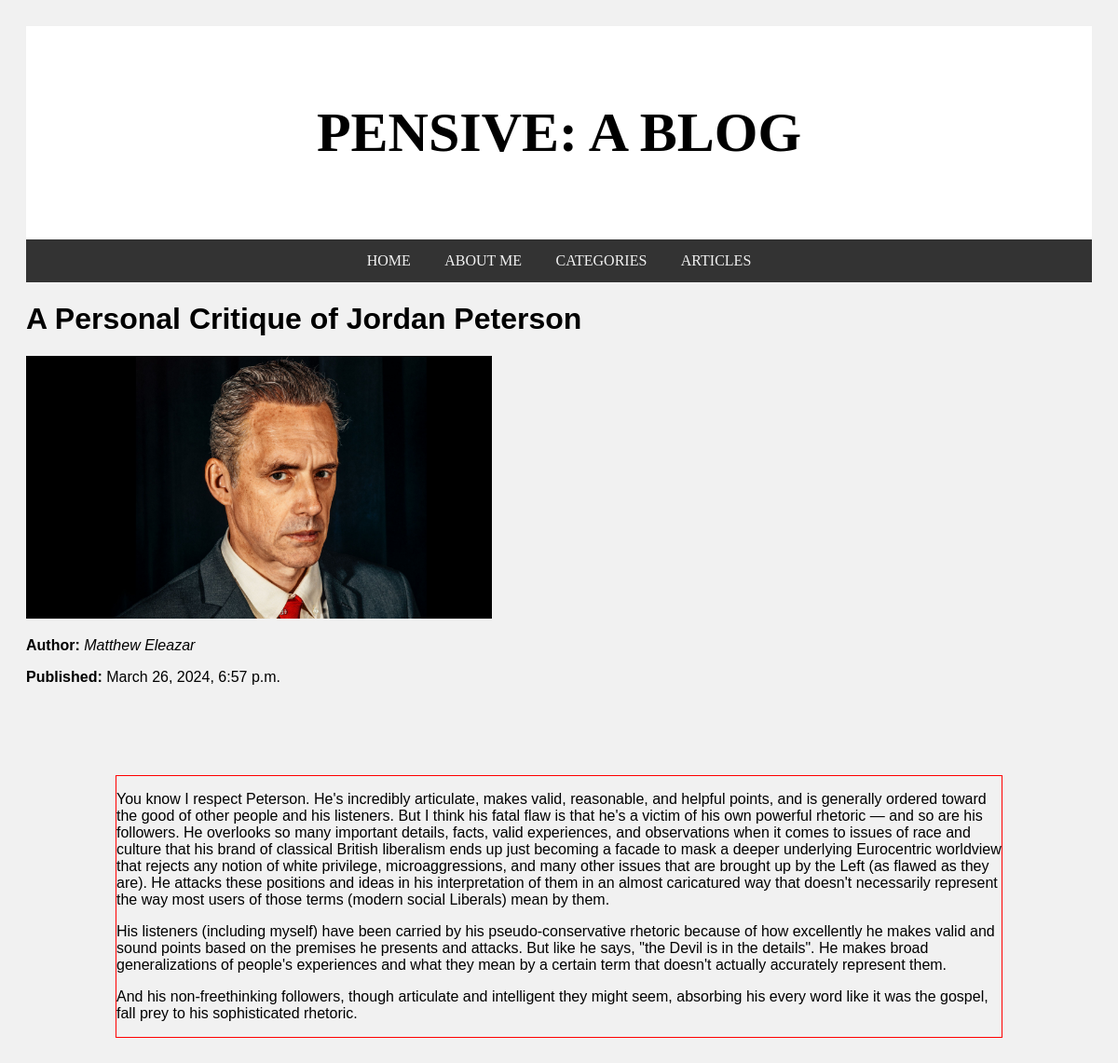
Page /blog/3 on the committed database.
### blog/models.py (models this page shows, shortened)
class Post(models.Model):
    title = models.CharField(max_length=200)
    content = models.TextField(max_length=10000)
    author_name = models.CharField(max_length=200)
    pub_date = models.DateTimeField('date published')
    image = models.ImageField(upload_to='posts_images/', null=True, blank=True)

### blog/views.py (the view)
# urls.py: path('blog/<int:pk>', views.PostDetailView.as_view(), name='detail'),  # display the detail of a blog post at the /blog/<id>/ URL
class PostDetailView(DetailView):
    model = Post
    template_name = 'blog/post_detail.html'

### blog/templates/blog/post_detail.html (shortened to what this page needs)
{% extends 'base.html' %}
{% block content %}
    <h1>{{ post.title }}</h1>
    <img src="{{ post.image.url }}" alt="{{ post.title }}" width="500">
    <p><strong>Author:</strong> <em>{{ post.author_name }}</em></p>
    <p><strong>Published:</strong> {{ post.pub_date }}</p>
    <div class="content-margin">
        {{ post.content|linebreaks }}
    </div>
{% endblock %}

### blog/static/blog/styles.css (style rules this page uses)
* { box-sizing: border-box; }
body { font-family: "Source Sans Pro", Helvetica, sans-serif; padding: 20px; background: #f1f1f1; }
.content-margin { margin: 1in; border: 1px solid red; }

### rows in the picture
Post: title "A Personal Critique of Jordan Peterson", image (picture), author_name "Matthew Eleazar", pub_date "March 26, 2024, 6:57 p.m.", content "You know I respect Peterson. He's incredibly articulate, makes valid, reasonable, and helpful points, and is generally ordered toward the good of other people and his listeners. But I think his fatal flaw is that he's a victim of his own powerful rhetoric — and so are his followers. He overlooks so many important details, facts, valid experiences, and observations when it comes to issues of race and culture that his brand of classical British liberalism ends up just becoming a facade to mask a deeper underlying Eurocentric worldview that rejects any notion of white privilege, microaggressions, and many other issues that are brought up by the Left (as flawed as they are). He attacks these…"
